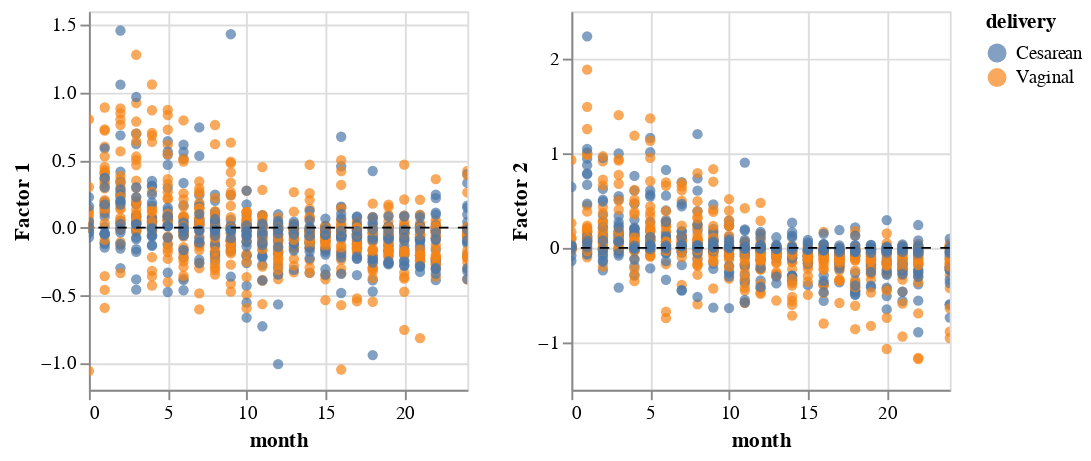

The notebook cell saved with this chart:
### Code cell
plot_factors_covariate_1d(model, covariate="month", color="delivery")

### Figure 1 — Vega specification as saved in the notebook (floating-point values rounded to 4 significant figures; data arrays with more than 128 entries replaced by an {"elided": "..."} marker saying what was removed)
{"$schema": "https://vega.github.io/schema/vega/v5.json", "data": [{"name": "param_1_store"}, {"name": "param_2_store"}, {"name": "source_0", "values": {"elided": "1032 records"}}, {"name": "source_1", "values": [{"y": 0}]}, {"name": "source_2", "values": {"elided": "1032 records"}}, {"name": "source_3", "values": [{"y": 0}]}, {"name": "source_0_color_domain_delivery_0", "values": [{"delivery": "Vaginal"}, {"delivery": "Cesarean"}]}, {"name": "source_2_color_domain_delivery_1", "values": [{"delivery": "Vaginal"}, {"delivery": "Cesarean"}]}, {"name": "source_0_concat_0_x_domain_month", "values": [{"min": 0, "max": 24}]}, {"name": "source_2_concat_1_x_domain_month", "values": [{"min": 0, "max": 24}]}], "signals": [{"name": "childWidth", "value": 200}, {"name": "unit", "value": {}, "on": [{"events": "pointermove", "update": "isTuple(group()) ? group() : unit"}]}, {"name": "param_1", "update": "{\"month\": param_1_month, \"Factor 1\": param_1_Factor_1}"}, {"name": "param_1_month"}, {"name": "param_1_Factor_1"}, {"name": "param_2", "update": "{\"month\": param_2_month, \"Factor 2\": param_2_Factor_2}"}, {"name": "param_2_month"}, {"name": "param_2_Factor_2"}], "marks": [{"type": "group", "name": "concat_0_group", "encode": {"update": {"width": {"signal": "childWidth"}, "height": {"signal": "height"}}}, "signals": [{"name": "param_1_month", "on": [{"events": [{"source": "view", "type": "dblclick"}], "update": "null"}, {"events": {"signal": "param_1_translate_delta"}, "update": "panLinear(param_1_translate_anchor.extent_x, -param_1_translate_delta.x / childWidth)"}, {"events": {"signal": "param_1_zoom_delta"}, "update": "zoomLinear(domain(\"concat_0_x\"), param_1_zoom_anchor.x, param_1_zoom_delta)"}], "push": "outer"}, {"name": "param_1_Factor_1", "on": [{"events": [{"source": "view", "type": "dblclick"}], "update": "null"}, {"events": {"signal": "param_1_translate_delta"}, "update": "panLinear(param_1_translate_anchor.extent_y, param_1_translate_delta.y / height)"}, {"events": {"signal": "param_1_zoom_delta"}, "update": "zoomLinear(domain(\"concat_0_y\"), param_1_zoom_anchor.y, param_1_zoom_delta)"}], "push": "outer"}, {"name": "param_1_tuple", "on": [{"events": [{"signal": "param_1_month || param_1_Factor_1"}], "update": "param_1_month && param_1_Factor_1 ? {unit: \"view_1\", fields: param_1_tuple_fields, values: [param_1_month,param_1_Factor_1]} : null"}]}, {"name": "param_1_tuple_fields", "value": [{"field": "month", "channel": "x", "type": "R"}, {"field": "Factor 1", "channel": "y", "type": "R"}]}, {"name": "param_1_translate_anchor", "value": {}, "on": [{"events": [{"source": "scope", "type": "pointerdown"}], "update": "{x: x(unit), y: y(unit), extent_x: domain(\"concat_0_x\"), extent_y: domain(\"concat_0_y\")}"}]}, {"name": "param_1_translate_delta", "value": {}, "on": [{"events": [{"source": "window", "between": [{"source": "scope", "type": "pointerdown"}, {"source": "window", "type": "pointerup"}], "consume": true, "type": "pointermove"}], "update": "{x: param_1_translate_anchor.x - x(unit), y: param_1_translate_anchor.y - y(unit)}"}]}, {"name": "param_1_zoom_anchor", "on": [{"events": [{"source": "scope", "type": "wheel", "consume": true}], "update": "{x: invert(\"concat_0_x\", x(unit)), y: invert(\"concat_0_y\", y(unit))}"}]}, {"name": "param_1_zoom_delta", "on": [{"events": [{"source": "scope", "consume": true, "type": "wheel"}], "update": "pow(1.001, event.deltaY * pow(16, event.deltaMode))", "force": true}]}, {"name": "param_1_modify", "on": [{"events": {"signal": "param_1_tuple"}, "update": "modify(\"param_1_store\", param_1_tuple, true)"}]}], "marks": [{"type": "symbol", "name": "view_1_marks", "from": {"data": "source_0"}, "encode": {"update": {"x": {"field": "month", "scale": "concat_0_x"}, "opacity": {"value": 0.7}, "y": {"field": "Factor 1", "scale": "concat_0_y"}, "fill": {"field": "delivery", "scale": "color"}}}, "clip": true, "style": ["point"], "interactive": true}, {"type": "rule", "name": "concat_0_layer_1_marks", "from": {"data": "source_1"}, "encode": {"update": {"x": {"field": {"signal": null, "datum": null, "group": "width", "parent": null}}, "x2": {"value": 0}, "y": {"field": "y", "scale": "concat_0_y"}, "stroke": {"value": "black"}, "strokeDash": {"value": [5, 5]}}}, "style": ["rule"], "interactive": false, "clip": true}], "axes": [{"scale": "concat_0_x", "gridScale": "concat_0_y", "zindex": 0, "orient": "bottom", "labels": false, "minExtent": 0, "maxExtent": 0, "domain": false, "ticks": false, "tickCount": {"signal": "ceil(childWidth/40)"}, "aria": false, "grid": true}, {"scale": "concat_0_y", "orient": "left", "labels": false, "ticks": false, "zindex": 0, "domain": false, "aria": false, "tickCount": {"signal": "ceil(height/40)"}, "gridScale": "concat_0_x", "grid": true, "minExtent": 0, "maxExtent": 0}, {"scale": "concat_0_x", "title": "month", "labelOverlap": true, "orient": "bottom", "grid": false, "labelFlush": true, "zindex": 0, "tickCount": {"signal": "ceil(childWidth/40)"}}, {"scale": "concat_0_y", "title": "Factor 1", "labelOverlap": true, "orient": "left", "grid": false, "tickCount": {"signal": "ceil(height/40)"}, "zindex": 0}], "style": "cell"}, {"type": "group", "name": "concat_1_group", "encode": {"update": {"width": {"signal": "childWidth"}, "height": {"signal": "height"}}}, "signals": [{"name": "param_2_month", "on": [{"events": [{"source": "view", "type": "dblclick"}], "update": "null"}, {"events": {"signal": "param_2_translate_delta"}, "update": "panLinear(param_2_translate_anchor.extent_x, -param_2_translate_delta.x / childWidth)"}, {"events": {"signal": "param_2_zoom_delta"}, "update": "zoomLinear(domain(\"concat_1_x\"), param_2_zoom_anchor.x, param_2_zoom_delta)"}], "push": "outer"}, {"name": "param_2_Factor_2", "on": [{"events": [{"source": "view", "type": "dblclick"}], "update": "null"}, {"events": {"signal": "param_2_translate_delta"}, "update": "panLinear(param_2_translate_anchor.extent_y, param_2_translate_delta.y / height)"}, {"events": {"signal": "param_2_zoom_delta"}, "update": "zoomLinear(domain(\"concat_1_y\"), param_2_zoom_anchor.y, param_2_zoom_delta)"}], "push": "outer"}, {"name": "param_2_tuple", "on": [{"events": [{"signal": "param_2_month || param_2_Factor_2"}], "update": "param_2_month && param_2_Factor_2 ? {unit: \"view_2\", fields: param_2_tuple_fields, values: [param_2_month,param_2_Factor_2]} : null"}]}, {"name": "param_2_tuple_fields", "value": [{"field": "month", "channel": "x", "type": "R"}, {"field": "Factor 2", "channel": "y", "type": "R"}]}, {"name": "param_2_translate_anchor", "value": {}, "on": [{"events": [{"source": "scope", "type": "pointerdown"}], "update": "{x: x(unit), y: y(unit), extent_x: domain(\"concat_1_x\"), extent_y: domain(\"concat_1_y\")}"}]}, {"name": "param_2_translate_delta", "value": {}, "on": [{"events": [{"source": "window", "between": [{"source": "scope", "type": "pointerdown"}, {"source": "window", "type": "pointerup"}], "type": "pointermove", "consume": true}], "update": "{x: param_2_translate_anchor.x - x(unit), y: param_2_translate_anchor.y - y(unit)}"}]}, {"name": "param_2_zoom_anchor", "on": [{"events": [{"source": "scope", "type": "wheel", "consume": true}], "update": "{x: invert(\"concat_1_x\", x(unit)), y: invert(\"concat_1_y\", y(unit))}"}]}, {"name": "param_2_zoom_delta", "on": [{"events": [{"source": "scope", "consume": true, "type": "wheel"}], "update": "pow(1.001, event.deltaY * pow(16, event.deltaMode))", "force": true}]}, {"name": "param_2_modify", "on": [{"events": {"signal": "param_2_tuple"}, "update": "modify(\"param_2_store\", param_2_tuple, true)"}]}], "marks": [{"type": "symbol", "name": "view_2_marks", "from": {"data": "source_2"}, "encode": {"update": {"opacity": {"value": 0.7}, "y": {"field": "Factor 2", "scale": "concat_1_y"}, "x": {"field": "month", "scale": "concat_1_x"}, "fill": {"field": "delivery", "scale": "color"}}}, "clip": true, "style": ["point"], "interactive": true}, {"type": "rule", "name": "concat_1_layer_1_marks", "from": {"data": "source_3"}, "encode": {"update": {"strokeDash": {"value": [5, 5]}, "stroke": {"value": "black"}, "x": {"field": {"signal": null, "datum": null, "group": "width", "parent": null}}, "y": {"field": "y", "scale": "concat_1_y"}, "x2": {"value": 0}}}, "clip": true, "style": ["rule"], "interactive": false}], "axes": [{"scale": "concat_1_x", "labels": false, "domain": false, "zindex": 0, "orient": "bottom", "gridScale": "concat_1_y", "tickCount": {"signal": "ceil(childWidth/40)"}, "minExtent": 0, "ticks": false, "grid": true, "aria": false, "maxExtent": 0}, {"scale": "concat_1_y", "grid": true, "zindex": 0, "domain": false, "orient": "left", "aria": false, "ticks": false, "labels": false, "maxExtent": 0, "tickCount": {"signal": "ceil(height/40)"}, "gridScale": "concat_1_x", "minExtent": 0}, {"scale": "concat_1_x", "grid": false, "tickCount": {"signal": "ceil(childWidth/40)"}, "orient": "bottom", "zindex": 0, "labelFlush": true, "title": "month", "labelOverlap": true}, {"scale": "concat_1_y", "labelOverlap": true, "orient": "left", "tickCount": {"signal": "ceil(height/40)"}, "grid": false, "zindex": 0, "title": "Factor 2"}], "style": "cell"}], "scales": [{"name": "color", "type": "ordinal", "domain": {"fields": [{"data": "source_0_color_domain_delivery_0", "field": "delivery"}, {"data": "source_2_color_domain_delivery_1", "field": "delivery"}], "sort": true}, "range": "category"}, {"name": "concat_0_x", "type": "linear", "domain": [{"signal": "(data(\"source_0_concat_0_x_domain_month\")[0] || {}).min"}, {"signal": "(data(\"source_0_concat_0_x_domain_month\")[0] || {}).max"}], "range": [0, {"signal": "childWidth"}], "domainRaw": {"signal": "param_1[\"month\"]"}, "zero": true, "nice": true}, {"name": "concat_0_y", "type": "linear", "domain": {"fields": [{"data": "source_0", "field": "Factor 1"}, {"data": "source_1", "field": "y"}]}, "range": [{"signal": "height"}, 0], "domainRaw": {"signal": "param_1[\"Factor 1\"]"}, "zero": true, "nice": true}, {"name": "concat_1_x", "type": "linear", "domain": [{"signal": "(data(\"source_2_concat_1_x_domain_month\")[0] || {}).min"}, {"signal": "(data(\"source_2_concat_1_x_domain_month\")[0] || {}).max"}], "range": [0, {"signal": "childWidth"}], "nice": true, "domainRaw": {"signal": "param_2[\"month\"]"}, "zero": true}, {"name": "concat_1_y", "type": "linear", "domain": {"fields": [{"data": "source_2", "field": "Factor 2"}, {"data": "source_3", "field": "y"}]}, "range": [{"signal": "height"}, 0], "nice": true, "zero": true, "domainRaw": {"signal": "param_2[\"Factor 2\"]"}}], "padding": 5, "height": 200, "layout": {"padding": 20, "bounds": "full", "align": "each"}, "legends": [{"title": "delivery", "fill": "color", "symbolType": "circle", "encode": {"symbols": {"update": {"opacity": {"value": 0.7}}}}}], "background": "white"}
